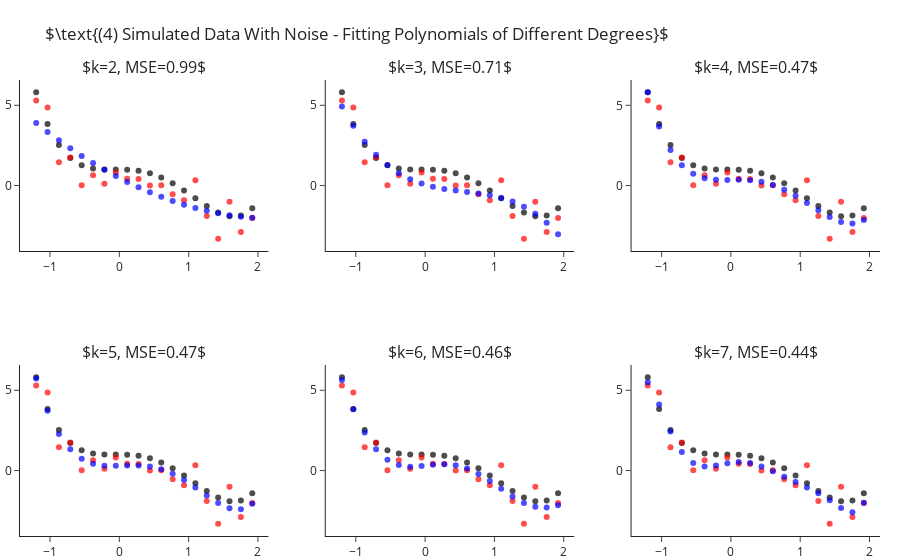

Here is the notebook cell this chart was saved with:
### Markdown cell above
## Fitting Polynomial Of Different Degrees - With Sample Noise

Still fitting for different values of $k$, let us add some standard Gaussian noise (i.e. $\mathcal{N}\left(0,1\right)$).
This time we observe two things:
- Even for the correct $k=4$ model we are not able to achieve zero MSE.
- As we increase $4<k\rightarrow 7$ we manage to decrease the error more and more.

### Code cell
y = y_ + np.random.normal(size=len(y_))

ks = range(2, 8)
fig = make_subplots(2, 3, subplot_titles=list(ks))
for i, k in enumerate(ks):
    r,c = i//3+1, i%3+1 
    
    y_hat = make_pipeline(PolynomialFeatures(k), LinearRegression(fit_intercept=False)).fit(X, y).predict(X)
    fig.add_traces([go.Scatter(x=x, y=y_, mode="markers", name="Real Points",  marker=dict(color="black", opacity=.7), showlegend=False),
                    go.Scatter(x=x, y=y, mode="markers", name="Observed Points",  marker=dict(color="red", opacity=.7), showlegend=False), 
                    go.Scatter(x=x, y=y_hat, mode="markers", name="Predicted Points",  marker=dict(color="blue", opacity=.7), showlegend=False)], rows=r, cols=c)
    fig["layout"]["annotations"][i]["text"] = rf"$k={{0}}, MSE={{1}}$".format(k, round(np.mean((y-y_hat)**2), 2))

fig.update_layout(title=r"$\text{(4) Simulated Data With Noise - Fitting Polynomials of Different Degrees}$", margin=dict(t=80)).show()

### Figure 1 — Plotly figure (JSON) as saved in the notebook; plotly's stock layout.template omitted (floating-point values rounded to 4 significant figures)
{"data": [{"marker": {"color": "black", "opacity": 0.7}, "mode": "markers", "name": "Real Points", "showlegend": false, "type": "scatter", "x": [-1.2, -1.036, -0.8718, -0.7077, -0.5436, -0.3795, -0.2154, -0.05128, 0.1128, 0.2769, 0.441, 0.6051, 0.7692, 0.9333, 1.097, 1.262, 1.426, 1.59, 1.754, 1.918], "xaxis": "x", "y": [5.81, 3.838, 2.523, 1.709, 1.261, 1.058, 0.9989, 0.999, 0.9909, 0.9251, 0.769, 0.5078, 0.1439, -0.3028, -0.7951, -1.278, -1.68, -1.912, -1.866, -1.418], "yaxis": "y"}, {"marker": {"color": "red", "opacity": 0.7}, "mode": "markers", "name": "Observed Points", "showlegend": false, "type": "scatter", "x": [-1.2, -1.036, -0.8718, -0.7077, -0.5436, -0.3795, -0.2154, -0.05128, 0.1128, 0.2769, 0.441, 0.6051, 0.7692, 0.9333, 1.097, 1.262, 1.426, 1.59, 1.754, 1.918], "xaxis": "x", "y": [5.302, 4.865, 1.449, 1.749, 0.01216, 0.6471, 0.1113, 0.8154, 0.4227, 0.414, 0.0007389, 0.01209, -0.5419, -0.923, 0.3333, -1.902, -3.312, -1.004, -2.898, -2.025], "yaxis": "y"}, {"marker": {"color": "blue", "opacity": 0.7}, "mode": "markers", "name": "Predicted Points", "showlegend": false, "type": "scatter", "x": [-1.2, -1.036, -0.8718, -0.7077, -0.5436, -0.3795, -0.2154, -0.05128, 0.1128, 0.2769, 0.441, 0.6051, 0.7692, 0.9333, 1.097, 1.262, 1.426, 1.59, 1.754, 1.918], "xaxis": "x", "y": [3.892, 3.34, 2.815, 2.317, 1.845, 1.401, 0.9828, 0.5917, 0.2274, -0.1101, -0.4209, -0.7049, -0.962, -1.192, -1.396, -1.573, -1.723, -1.846, -1.943, -2.012], "yaxis": "y"}, {"marker": {"color": "black", "opacity": 0.7}, "mode": "markers", "name": "Real Points", "showlegend": false, "type": "scatter", "x": [-1.2, -1.036, -0.8718, -0.7077, -0.5436, -0.3795, -0.2154, -0.05128, 0.1128, 0.2769, 0.441, 0.6051, 0.7692, 0.9333, 1.097, 1.262, 1.426, 1.59, 1.754, 1.918], "xaxis": "x2", "y": [5.81, 3.838, 2.523, 1.709, 1.261, 1.058, 0.9989, 0.999, 0.9909, 0.9251, 0.769, 0.5078, 0.1439, -0.3028, -0.7951, -1.278, -1.68, -1.912, -1.866, -1.418], "yaxis": "y2"}, {"marker": {"color": "red", "opacity": 0.7}, "mode": "markers", "name": "Observed Points", "showlegend": false, "type": "scatter", "x": [-1.2, -1.036, -0.8718, -0.7077, -0.5436, -0.3795, -0.2154, -0.05128, 0.1128, 0.2769, 0.441, 0.6051, 0.7692, 0.9333, 1.097, 1.262, 1.426, 1.59, 1.754, 1.918], "xaxis": "x2", "y": [5.302, 4.865, 1.449, 1.749, 0.01216, 0.6471, 0.1113, 0.8154, 0.4227, 0.414, 0.0007389, 0.01209, -0.5419, -0.923, 0.3333, -1.902, -3.312, -1.004, -2.898, -2.025], "yaxis": "y2"}, {"marker": {"color": "blue", "opacity": 0.7}, "mode": "markers", "name": "Predicted Points", "showlegend": false, "type": "scatter", "x": [-1.2, -1.036, -0.8718, -0.7077, -0.5436, -0.3795, -0.2154, -0.05128, 0.1128, 0.2769, 0.441, 0.6051, 0.7692, 0.9333, 1.097, 1.262, 1.426, 1.59, 1.754, 1.918], "xaxis": "x2", "y": [4.92, 3.719, 2.725, 1.917, 1.274, 0.7737, 0.3961, 0.1196, -0.07711, -0.2152, -0.3159, -0.4004, -0.4899, -0.6057, -0.769, -1.001, -1.323, -1.756, -2.321, -3.04], "yaxis": "y2"}, {"marker": {"color": "black", "opacity": 0.7}, "mode": "markers", "name": "Real Points", "showlegend": false, "type": "scatter", "x": [-1.2, -1.036, -0.8718, -0.7077, -0.5436, -0.3795, -0.2154, -0.05128, 0.1128, 0.2769, 0.441, 0.6051, 0.7692, 0.9333, 1.097, 1.262, 1.426, 1.59, 1.754, 1.918], "xaxis": "x3", "y": [5.81, 3.838, 2.523, 1.709, 1.261, 1.058, 0.9989, 0.999, 0.9909, 0.9251, 0.769, 0.5078, 0.1439, -0.3028, -0.7951, -1.278, -1.68, -1.912, -1.866, -1.418], "yaxis": "y3"}, {"marker": {"color": "red", "opacity": 0.7}, "mode": "markers", "name": "Observed Points", "showlegend": false, "type": "scatter", "x": [-1.2, -1.036, -0.8718, -0.7077, -0.5436, -0.3795, -0.2154, -0.05128, 0.1128, 0.2769, 0.441, 0.6051, 0.7692, 0.9333, 1.097, 1.262, 1.426, 1.59, 1.754, 1.918], "xaxis": "x3", "y": [5.302, 4.865, 1.449, 1.749, 0.01216, 0.6471, 0.1113, 0.8154, 0.4227, 0.414, 0.0007389, 0.01209, -0.5419, -0.923, 0.3333, -1.902, -3.312, -1.004, -2.898, -2.025], "yaxis": "y3"}, {"marker": {"color": "blue", "opacity": 0.7}, "mode": "markers", "name": "Predicted Points", "showlegend": false, "type": "scatter", "x": [-1.2, -1.036, -0.8718, -0.7077, -0.5436, -0.3795, -0.2154, -0.05128, 0.1128, 0.2769, 0.441, 0.6051, 0.7692, 0.9333, 1.097, 1.262, 1.426, 1.59, 1.754, 1.918], "xaxis": "x3", "y": [5.811, 3.672, 2.209, 1.272, 0.7279, 0.4579, 0.3607, 0.3508, 0.3587, 0.3309, 0.2302, 0.03541, -0.2587, -0.6411, -1.085, -1.547, -1.967, -2.272, -2.368, -2.15], "yaxis": "y3"}, {"marker": {"color": "black", "opacity": 0.7}, "mode": "markers", "name": "Real Points", "showlegend": false, "type": "scatter", "x": [-1.2, -1.036, -0.8718, -0.7077, -0.5436, -0.3795, -0.2154, -0.05128, 0.1128, 0.2769, 0.441, 0.6051, 0.7692, 0.9333, 1.097, 1.262, 1.426, 1.59, 1.754, 1.918], "xaxis": "x4", "y": [5.81, 3.838, 2.523, 1.709, 1.261, 1.058, 0.9989, 0.999, 0.9909, 0.9251, 0.769, 0.5078, 0.1439, -0.3028, -0.7951, -1.278, -1.68, -1.912, -1.866, -1.418], "yaxis": "y4"}, {"marker": {"color": "red", "opacity": 0.7}, "mode": "markers", "name": "Observed Points", "showlegend": false, "type": "scatter", "x": [-1.2, -1.036, -0.8718, -0.7077, -0.5436, -0.3795, -0.2154, -0.05128, 0.1128, 0.2769, 0.441, 0.6051, 0.7692, 0.9333, 1.097, 1.262, 1.426, 1.59, 1.754, 1.918], "xaxis": "x4", "y": [5.302, 4.865, 1.449, 1.749, 0.01216, 0.6471, 0.1113, 0.8154, 0.4227, 0.414, 0.0007389, 0.01209, -0.5419, -0.923, 0.3333, -1.902, -3.312, -1.004, -2.898, -2.025], "yaxis": "y4"}, {"marker": {"color": "blue", "opacity": 0.7}, "mode": "markers", "name": "Predicted Points", "showlegend": false, "type": "scatter", "x": [-1.2, -1.036, -0.8718, -0.7077, -0.5436, -0.3795, -0.2154, -0.05128, 0.1128, 0.2769, 0.441, 0.6051, 0.7692, 0.9333, 1.097, 1.262, 1.426, 1.59, 1.754, 1.918], "xaxis": "x4", "y": [5.732, 3.718, 2.283, 1.322, 0.7355, 0.4264, 0.3056, 0.292, 0.3148, 0.3148, 0.2464, 0.07931, -0.1999, -0.586, -1.053, -1.554, -2.017, -2.345, -2.414, -2.071], "yaxis": "y4"}, {"marker": {"color": "black", "opacity": 0.7}, "mode": "markers", "name": "Real Points", "showlegend": false, "type": "scatter", "x": [-1.2, -1.036, -0.8718, -0.7077, -0.5436, -0.3795, -0.2154, -0.05128, 0.1128, 0.2769, 0.441, 0.6051, 0.7692, 0.9333, 1.097, 1.262, 1.426, 1.59, 1.754, 1.918], "xaxis": "x5", "y": [5.81, 3.838, 2.523, 1.709, 1.261, 1.058, 0.9989, 0.999, 0.9909, 0.9251, 0.769, 0.5078, 0.1439, -0.3028, -0.7951, -1.278, -1.68, -1.912, -1.866, -1.418], "yaxis": "y5"}, {"marker": {"color": "red", "opacity": 0.7}, "mode": "markers", "name": "Observed Points", "showlegend": false, "type": "scatter", "x": [-1.2, -1.036, -0.8718, -0.7077, -0.5436, -0.3795, -0.2154, -0.05128, 0.1128, 0.2769, 0.441, 0.6051, 0.7692, 0.9333, 1.097, 1.262, 1.426, 1.59, 1.754, 1.918], "xaxis": "x5", "y": [5.302, 4.865, 1.449, 1.749, 0.01216, 0.6471, 0.1113, 0.8154, 0.4227, 0.414, 0.0007389, 0.01209, -0.5419, -0.923, 0.3333, -1.902, -3.312, -1.004, -2.898, -2.025], "yaxis": "y5"}, {"marker": {"color": "blue", "opacity": 0.7}, "mode": "markers", "name": "Predicted Points", "showlegend": false, "type": "scatter", "x": [-1.2, -1.036, -0.8718, -0.7077, -0.5436, -0.3795, -0.2154, -0.05128, 0.1128, 0.2769, 0.441, 0.6051, 0.7692, 0.9333, 1.097, 1.262, 1.426, 1.59, 1.754, 1.918], "xaxis": "x5", "y": [5.644, 3.824, 2.368, 1.322, 0.6675, 0.3387, 0.2441, 0.2831, 0.3596, 0.3927, 0.3243, 0.1242, -0.2087, -0.6474, -1.141, -1.622, -2.018, -2.26, -2.308, -2.159], "yaxis": "y5"}, {"marker": {"color": "black", "opacity": 0.7}, "mode": "markers", "name": "Real Points", "showlegend": false, "type": "scatter", "x": [-1.2, -1.036, -0.8718, -0.7077, -0.5436, -0.3795, -0.2154, -0.05128, 0.1128, 0.2769, 0.441, 0.6051, 0.7692, 0.9333, 1.097, 1.262, 1.426, 1.59, 1.754, 1.918], "xaxis": "x6", "y": [5.81, 3.838, 2.523, 1.709, 1.261, 1.058, 0.9989, 0.999, 0.9909, 0.9251, 0.769, 0.5078, 0.1439, -0.3028, -0.7951, -1.278, -1.68, -1.912, -1.866, -1.418], "yaxis": "y6"}, {"marker": {"color": "red", "opacity": 0.7}, "mode": "markers", "name": "Observed Points", "showlegend": false, "type": "scatter", "x": [-1.2, -1.036, -0.8718, -0.7077, -0.5436, -0.3795, -0.2154, -0.05128, 0.1128, 0.2769, 0.441, 0.6051, 0.7692, 0.9333, 1.097, 1.262, 1.426, 1.59, 1.754, 1.918], "xaxis": "x6", "y": [5.302, 4.865, 1.449, 1.749, 0.01216, 0.6471, 0.1113, 0.8154, 0.4227, 0.414, 0.0007389, 0.01209, -0.5419, -0.923, 0.3333, -1.902, -3.312, -1.004, -2.898, -2.025], "yaxis": "y6"}, {"marker": {"color": "blue", "opacity": 0.7}, "mode": "markers", "name": "Predicted Points", "showlegend": false, "type": "scatter", "x": [-1.2, -1.036, -0.8718, -0.7077, -0.5436, -0.3795, -0.2154, -0.05128, 0.1128, 0.2769, 0.441, 0.6051, 0.7692, 0.9333, 1.097, 1.262, 1.426, 1.59, 1.754, 1.918], "xaxis": "x6", "y": [5.497, 4.11, 2.437, 1.162, 0.4651, 0.2508, 0.3171, 0.4597, 0.5314, 0.4626, 0.2543, -0.04758, -0.3853, -0.7203, -1.053, -1.42, -1.858, -2.33, -2.593, -2.012], "yaxis": "y6"}], "layout": {"annotations": [{"font": {"size": 16}, "showarrow": false, "text": "$k=2, MSE=0.99$", "x": 0.1444, "xanchor": "center", "xref": "paper", "y": 1, "yanchor": "bottom", "yref": "paper"}, {"font": {"size": 16}, "showarrow": false, "text": "$k=3, MSE=0.71$", "x": 0.5, "xanchor": "center", "xref": "paper", "y": 1, "yanchor": "bottom", "yref": "paper"}, {"font": {"size": 16}, "showarrow": false, "text": "$k=4, MSE=0.47$", "x": 0.8556, "xanchor": "center", "xref": "paper", "y": 1, "yanchor": "bottom", "yref": "paper"}, {"font": {"size": 16}, "showarrow": false, "text": "$k=5, MSE=0.47$", "x": 0.1444, "xanchor": "center", "xref": "paper", "y": 0.375, "yanchor": "bottom", "yref": "paper"}, {"font": {"size": 16}, "showarrow": false, "text": "$k=6, MSE=0.46$", "x": 0.5, "xanchor": "center", "xref": "paper", "y": 0.375, "yanchor": "bottom", "yref": "paper"}, {"font": {"size": 16}, "showarrow": false, "text": "$k=7, MSE=0.44$", "x": 0.8556, "xanchor": "center", "xref": "paper", "y": 0.375, "yanchor": "bottom", "yref": "paper"}], "margin": {"t": 80}, "title": {"text": "$\\text{(4) Simulated Data With Noise - Fitting Polynomials of Different Degrees}$"}, "xaxis": {"anchor": "y", "domain": [0, 0.2889]}, "xaxis2": {"anchor": "y2", "domain": [0.3556, 0.6444]}, "xaxis3": {"anchor": "y3", "domain": [0.7111, 1]}, "xaxis4": {"anchor": "y4", "domain": [0, 0.2889]}, "xaxis5": {"anchor": "y5", "domain": [0.3556, 0.6444]}, "xaxis6": {"anchor": "y6", "domain": [0.7111, 1]}, "yaxis": {"anchor": "x", "domain": [0.625, 1]}, "yaxis2": {"anchor": "x2", "domain": [0.625, 1]}, "yaxis3": {"anchor": "x3", "domain": [0.625, 1]}, "yaxis4": {"anchor": "x4", "domain": [0, 0.375]}, "yaxis5": {"anchor": "x5", "domain": [0, 0.375]}, "yaxis6": {"anchor": "x6", "domain": [0, 0.375]}}}
